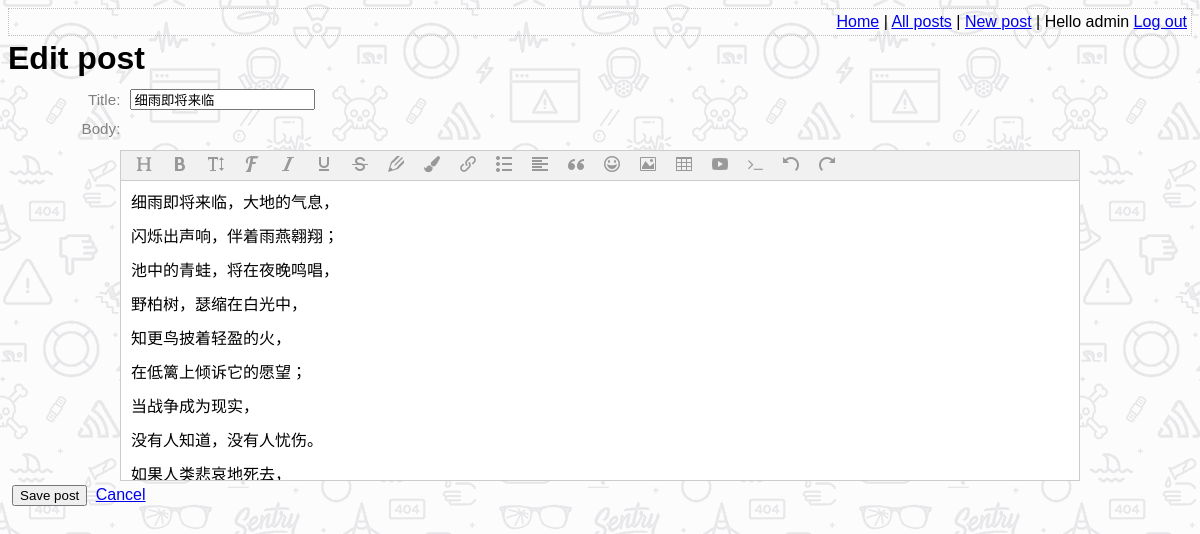
The page /edit_post.php?post_id=9 (signed in) on the database its author committed.
### tables this page shows
CREATE TABLE post (
    id INTEGER PRIMARY KEY AUTOINCREMENT NOT NULL,
    title VARCHAR NOT NULL,
    body VARCHAR NOT NULL,
    user_id INTEGER NOT NULL,
    created_at VARCHAR NOT NULL,
    updated_at VARCHAR,
    FOREIGN KEY (user_id) REFERENCES user(id)
);

### lib/view_post.php (called while the page is built, shortened)
<?php
function getPostRow(PDO $pdo, $post_id)
{
    $stmt = $pdo->prepare(
        'SELECT title, created_at, body,
            (SELECT COUNT(*) FROM comment WHERE comment.post_id = post.id) comment_count
        FROM post WHERE id = :id');
    $result = $stmt->execute(array('id' => $post_id,));
    $row = $stmt->fetch(PDO::FETCH_ASSOC);
    return $row;
}

### lib/common.php (called while the page is built, shortened)
<?php
function htmlEscape($html)
{
    return htmlspecialchars($html, ENT_HTML5, 'UTF-8');
}

### edit_post.php (the view, shortened to what this page needs)
<?php
require_once 'lib/common.php';
require_once 'lib/view_post.php';
$title = $body = '';
$pdo = getPDO();
if (isset($_GET['post_id'])) {
    $post = getPostRow($pdo, $_GET['post_id']);
    if ($post) {
        $title = $post['title'];
        $body = $post['body'];
    }
}
?>
<!DOCTYPE html>
<html>
<head>
    <?php require 'templates/head.php' ?>
</head>
<body>
    <?php require 'templates/top_menu.php' ?>
    <?php if (isset($_GET['post_id'])) : ?>
        <h1>Edit post</h1>
    <?php else : ?>
        <h1>New post</h1>
    <?php endif; ?>
    <form method="post" class="post-form user-form">
        <div>
            <label for="post-title">Title:</label>
            <input id="post-title" name="post-title" type="text" value="<?php echo htmlEscape($title) ?>" />
        </div>
        <div>
            <label for="post-body">Body:</label>
            <br />
            <br />
            <div id="editor"><?= $body ?></div>
        </div>
        <div>
            <input type="submit" value="Save post" />
            <a href="index.php">Cancel</a>
        </div>
    </form>
</body>
</html>

### assets/main.css (style rules this page uses)
h1, h2, h3 { margin-top: 0; margin-bottom: 8px; }
body { font-family: sans-serif; background: url("background[1].png"); }
.user-form input, .user-form textarea { margin: 4px; }
.user-form label { font-size: 0.95em; margin: 6px; width: 7em; color: grey; float: left; text-align: right; clear: left; }
#editor { width: 80vw; margin: 0 auto; }

### rows shown on the page
post: post-title "细雨即将来临", body "细雨即将来临，大地的气息， 闪烁出声响，伴着雨燕翱翔； 池中的青蛙，将在夜晚鸣唱， 野柏树，瑟缩在白光中， 知更鸟披着轻盈的火， 在低篱上倾诉它的愿望； 当战争成为现实， 没有人知道，没有人忧伤。 如果人类悲哀地死去，"

### other values the page prints
htmlEscape(getAuthUser()) "admin"
